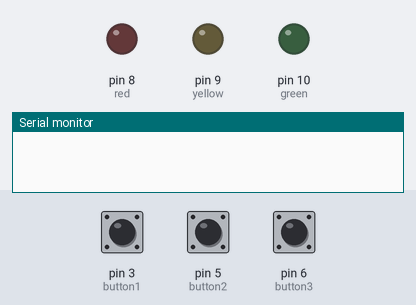
Recording of a sketch running on a simulated Arduino Uno, built with avr-gcc and run on an emulated ATmega328P. On the bench: output pins drawn as LEDs (lit = HIGH), the last lines printed to the serial monitor. The test bench sets the inputs (shaded band); at power-on: pin 3 (button1) HIGH, pin 5 (button2) HIGH, pin 6 (button3) HIGH.

Above: at 1.2 s.
1.3 s: pin 3 (button1) pulled LOW for 0.15 s
At 2.5 s:
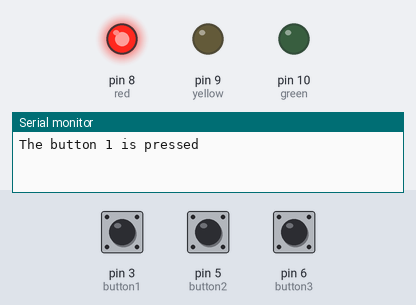
2.9 s: pin 5 (button2) pulled LOW for 0.15 s
At 3.9 s:
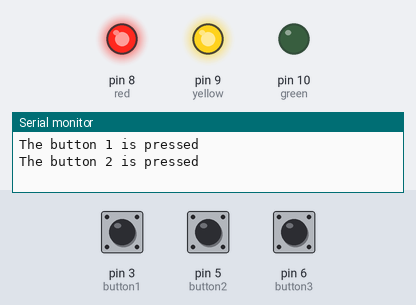
4.5 s: pin 6 (button3) pulled LOW for 0.15 s
At 5.2 s:
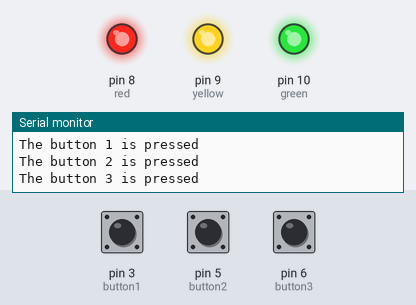
6.1 s: pin 3 (button1) pulled LOW for 1 s
At 7.6 s:
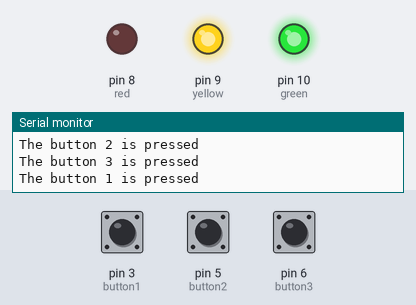
8.6 s: pin 5 (button2) pulled LOW for 1 s
At 9.5 s:
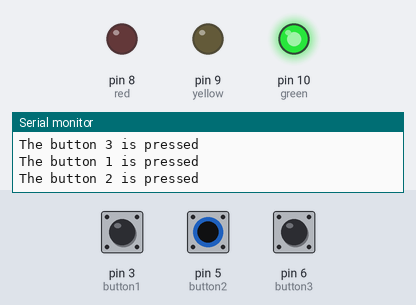
11.1 s: pin 3 (button1) pulled LOW for 0.15 s
At 12.6 s:
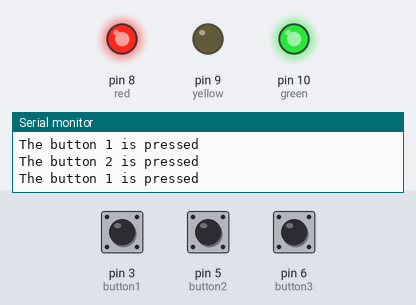
Timing chart, 0 to 13.7 s (numbered marks = the images above; inputs shaded):
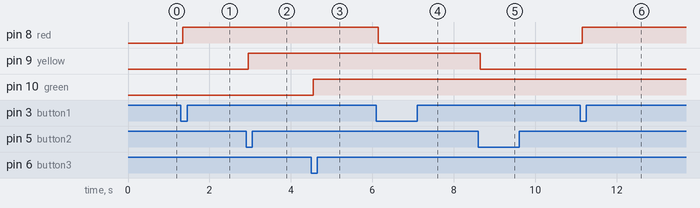

The sketch:

trafficlights.ino
```cpp
#include <ezButton.h>

ezButton button1(3);  // create ezButton object that attach to pin 11;
ezButton button2(5);  // create ezButton object that attach to pin 12;
ezButton button3(6);  // create ezButton object that attach to pin 13;

//int lastState = LOW;
//int currentState;

int red = 8;
int yellow = 9;
int green = 10;


void setup() {
  pinMode(red, OUTPUT);
  pinMode(yellow, OUTPUT);
  pinMode(green, OUTPUT);

  Serial.begin(9600);
  button1.setDebounceTime(50); // set debounce time to 50 milliseconds
  button2.setDebounceTime(50); // set debounce time to 50 milliseconds
  button3.setDebounceTime(50); // set debounce time to 50 milliseconds

  digitalWrite(red, LOW);
  digitalWrite(yellow, LOW);
  digitalWrite(green, LOW);

}


void loop() {
  button1.loop(); // MUST call the loop() function first
  button2.loop(); // MUST call the loop() function first
  button3.loop(); // MUST call the loop() function first


  if(button1.isPressed()){
    Serial.println("The button 1 is pressed");
    if (button1.getCount() % 2 == 1){
      digitalWrite(red, HIGH);
    }
    else{
      digitalWrite(red, LOW);
    }
  }


  if(button2.isPressed()){
    Serial.println("The button 2 is pressed");
    if (button2.getCount() % 2 == 1){
      digitalWrite(yellow, HIGH);
    }
    else{
      digitalWrite(yellow, LOW);
    }
  }


  if(button3.isPressed()){
    Serial.println("The button 3 is pressed");
    if (button3.getCount() % 2 == 1){
      digitalWrite(green, HIGH);
    }
    else{
      digitalWrite(green, LOW);
    }
  }
}
```

Measured:
- after the input at 1.3 s, pin 8 (red): LOW → HIGH after 0.05 s
- after the input at 2.9 s, pin 9 (yellow): LOW → HIGH after 0.05 s
- after the input at 4.5 s, pin 10 (green): LOW → HIGH after 0.05 s
- after the input at 6.1 s, pin 8 (red): HIGH → LOW after 0.05 s
- after the input at 8.6 s, pin 9 (yellow): HIGH → LOW after 0.05 s
- after the input at 11.1 s, pin 8 (red): LOW → HIGH after 0.05 s
